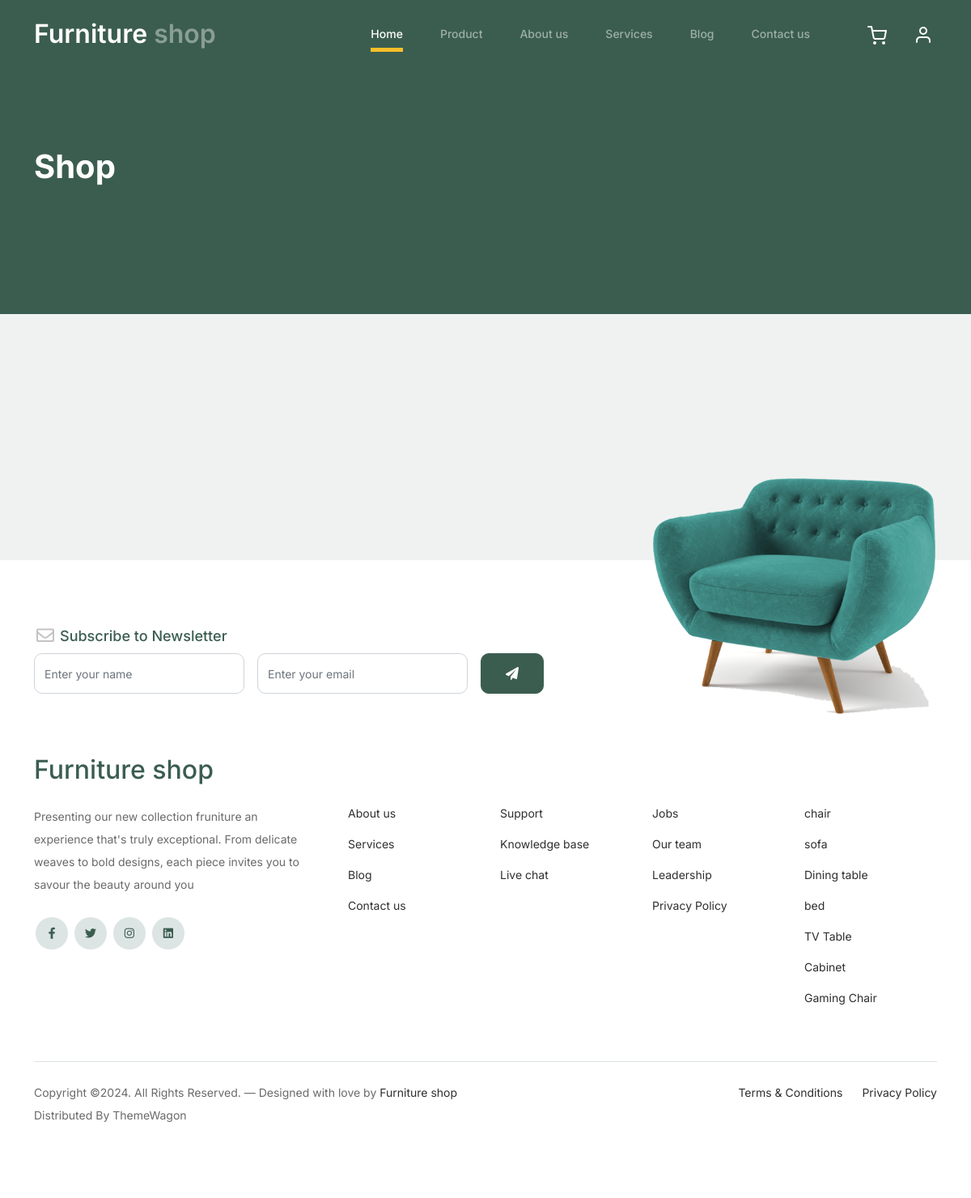
Page /product_filtered/chair / on the committed database.
### Furniture_app/models.py (models this page shows)
class Category_Db(models.Model):
    Category_name=models.CharField(max_length=200,null=True,blank=True)
    Category_image=models.ImageField(upload_to='Category_images',null=True,blank=True)
    Discription=models.TextField(max_length=200,null=True,blank=True)

### Web_App/views.py (the view)
# urls.py: path('product_filtered/<cat_name>/',views.product_filtered,name='product_filtered'),
def product_filtered(request,cat_name):
    cat_d=Category_Db.objects.all()
    data=Product_Db.objects.filter(Product_Category=cat_name)
    return render(request,'product_filtered.html',{'data':data,'cat_d':cat_d})

### Web_App/templates/product_filtered.html (shortened to what this page needs)
<!doctype html>
{% load static %}
<html lang="en">
<head>
		<link href="{% static 'web/css/bootstrap.min.css' %}" rel="stylesheet">
		<link href="https://cdnjs.cloudflare.com/ajax/libs/font-awesome/6.0.0-beta3/css/all.min.css" rel="stylesheet">
		<link href="{% static 'web/css/tiny-slider.css' %}" rel="stylesheet">
		<link href="{% static 'web/css/style.css' %}" rel="stylesheet">
	</head>
	<body>
		<nav class="custom-navbar navbar navbar navbar-expand-md navbar-dark bg-dark" arial-label="Furni navigation bar">
			<div class="container">
				<a class="navbar-brand" href="{% url 'Home_Page' %}">Furniture<span> shop</span></a>
				<div class="collapse navbar-collapse" id="navbarsFurni">
					<ul class="custom-navbar-nav navbar-nav ms-auto mb-2 mb-md-0">
						<li class="nav-item active"><a class="nav-link" href="{% url 'Home_Page' %}">Home</a></li>
						<li><a class="nav-link" href="{% url 'product_page' %}">Product</a></li>
						<li><a class="nav-link" href="{% url 'about_page' %}">About us</a></li>
						<li><a class="nav-link" href="{% url 'services_page' %}">Services</a></li>
						<li><a class="nav-link" href="{% url 'blog_page' %}">Blog</a></li>
						<li><a class="nav-link" href="{% url 'contact_page' %}">Contact us</a></li>
					</ul>
					<ul class="custom-navbar-cta navbar-nav mb-2 mb-md-0 ms-5">
						<li><a class="nav-link" href="{% url 'Cart_Page' %}"><img src="{% static 'web/images/cart.svg' %}"></a></li>
						{% if request.session.Name %}
						<li><a class="nav-link" href="{% url 'User_Sign_out' %}"><img src="{% static 'web/images/user.svg' %}">   {{request.session.Name}} <i style="color: red; font-style:normal;" >/LogOut</i> </a></li>
						{% else %}
						<li><a class="nav-link" href="{% url 'Sign_in' %}"><img src="{% static 'web/images/user.svg' %}"></a></li>
						{% endif %}
					</ul>
				</div>
			</div>
		</nav>
			<div class="hero">
				<div class="container">
					<div class="row justify-content-between">
						<div class="col-lg-5">
							<div class="intro-excerpt">
								<h1>Shop</h1>
							</div>
						</div>
						<div class="col-lg-7">
						</div>
					</div>
				</div>
			</div>
		<div class="untree_co-section product-section before-footer-section">
		</div>
		<footer class="footer-section">
			<div class="container relative">
				<div class="sofa-img">
					<img src="{% static 'web/images/sofa.png' %}" alt="Image" class="img-fluid">
				</div>
				<div class="row">
					<div class="col-lg-8">
						<div class="subscription-form">
							<h3 class="d-flex align-items-center"><span class="me-1"><img src="{% static 'web/images/envelope-outline.svg' %}" alt="Image" class="img-fluid"></span><span>Subscribe to Newsletter</span></h3>
							<form action="#" class="row g-3">
								<div class="col-auto">
									<input type="text" class="form-control" placeholder="Enter your name">
								</div>
								<div class="col-auto">
									<input type="email" class="form-control" placeholder="Enter your email">
								</div>
								<div class="col-auto">
									<button class="btn btn-primary">
										<span class="fa fa-paper-plane"></span>
									</button>
								</div>
							</form>
						</div>
					</div>
				</div>
				<div class="row g-5 mb-5">
					<div class="col-lg-4">
						<div class="mb-4 footer-logo-wrap"><a href="#" class="footer-logo">Furniture <span>shop</span></a></div>
						<p class="mb-4">Presenting our new collection fruniture an experience that's truly exceptional. From delicate weaves to bold designs, each piece invites you to savour the beauty around you</p>
						<ul class="list-unstyled custom-social">
							<li><a href="#"><span class="fa fa-brands fa-facebook-f"></span></a></li>
							<li><a href="#"><span class="fa fa-brands fa-twitter"></span></a></li>
							<li><a href="#"><span class="fa fa-brands fa-instagram"></span></a></li>
							<li><a href="#"><span class="fa fa-brands fa-linkedin"></span></a></li>
						</ul>
					</div>
					<div class="col-lg-8">
						<div class="row links-wrap">
							<div class="col-6 col-sm-6 col-md-3">
								<ul class="list-unstyled">
									<li><a href="{% url 'about_page' %}">About us</a></li>
									<li><a href="#">Services</a></li>
									<li><a href="#">Blog</a></li>
									<li><a href="{% url 'contact_page' %}">Contact us</a></li>
								</ul>
							</div>
							<div class="col-6 col-sm-6 col-md-3">
								<ul class="list-unstyled">
									<li><a href="#">Support</a></li>
									<li><a href="#">Knowledge base</a></li>
									<li><a href="#">Live chat</a></li>
								</ul>
							</div>
							<div class="col-6 col-sm-6 col-md-3">
								<ul class="list-unstyled">
									<li><a href="#">Jobs</a></li>
									<li><a href="#">Our team</a></li>
									<li><a href="#">Leadership</a></li>
									<li><a href="#">Privacy Policy</a></li>
								</ul>
							</div>
							<div class="col-6 col-sm-6 col-md-3">
								<ul class="list-unstyled">
									{% for f in cat_d %}
									<li><a href="{% url 'product_filtered' cat_name=f.Category_name %}">{{f.Category_name}}</a></li>
									{% endfor %}
								</ul>
							</div>
						</div>
					</div>
				</div>
				<div class="border-top copyright">
					<div class="row pt-4">
						<div class="col-lg-6">
							<p class="mb-2 text-center text-lg-start">Copyright &copy;. All Rights Reserved. &mdash; Designed with love by <a href="{% url 'Home_Page' %}">Furniture shop</a> Distributed By <a hreff="https://themewagon.com">ThemeWagon</a>
            </p>
						</div>
						<div class="col-lg-6 text-center text-lg-end">
							<ul class="list-unstyled d-inline-flex ms-auto">
								<li class="me-4"><a href="#">Terms &amp; Conditions</a></li>
								<li><a href="#">Privacy Policy</a></li>
							</ul>
						</div>
					</div>
				</div>
			</div>
		</footer>
	</body>
</html>

### Web_App/static/web/css/style.css (style rules this page uses)
body { overflow-x: hidden; position: relative; }
body { font-family: "Inter", sans-serif; font-weight: 400; line-height: 28px; color: #6a6a6a; font-size: 14px; background-color: #eff2f1; }
a { text-decoration: none; -webkit-transition: .3s all ease; -o-transition: .3s all ease; transition: .3s all ease; color: #2f2f2f; text-decoration: underline; }
.custom-navbar { background: #3b5d50 !important; padding-top: 20px; padding-bottom: 20px; }
.custom-navbar .navbar-brand { font-size: 32px; font-weight: 600; }
.custom-navbar .navbar-brand > span { opacity: .4; }
@media (min-width: 992px) { .custom-navbar .custom-navbar-nav li { margin-left: 15px; margin-right: 15px; } }
.custom-navbar .custom-navbar-nav li a { font-weight: 500; color: #ffffff !important; opacity: .5; -webkit-transition: .3s all ease; -o-transition: .3s all ease; transition: .3s all ease; position: relative; }
@media (min-width: 768px) { .custom-navbar .custom-navbar-nav li a:before { content: ""; position: absolute; bottom: 0; left: 8px; right: 8px; background: #f9bf29; height: 5px; opacity: 1; visibility: visible; width: 0; -webkit-transition: .15s all ease-out; -o-transition: .15s all ease-out; transition: .15s all ease-out; } }
.custom-navbar .custom-navbar-nav li.active a { opacity: 1; }
.custom-navbar .custom-navbar-nav li.active a:before { width: calc(100% - 16px); }
.custom-navbar .custom-navbar-cta { margin-left: 0 !important; -webkit-box-orient: horizontal; -webkit-box-direction: normal; -ms-flex-direction: row; flex-direction: row; }
@media (min-width: 768px) { .custom-navbar .custom-navbar-cta { margin-left: 40px !important; } }
.custom-navbar .custom-navbar-cta li { margin-left: 0px; margin-right: 0px; }
.custom-navbar .custom-navbar-cta li:first-child { margin-right: 20px; }
.hero { background: #3b5d50; padding: calc(4rem - 30px) 0 0rem 0; }
@media (min-width: 768px) { .hero { padding: calc(4rem - 30px) 0 4rem 0; } }
@media (min-width: 992px) { .hero { padding: calc(8rem - 30px) 0 8rem 0; } }
.hero .intro-excerpt { position: relative; z-index: 4; }
@media (min-width: 992px) { .hero .intro-excerpt { max-width: 450px; } }
.hero h1 { font-weight: 700; color: #ffffff; margin-bottom: 30px; }
.btn { font-weight: 600; padding: 12px 30px; border-radius: 30px; color: #ffffff; background: #2f2f2f; border-color: #2f2f2f; }
.btn.btn-primary { background: #3b5d50; border-color: #3b5d50; }
.product-section { padding: 7rem 0; }
.before-footer-section { padding: 7rem 0 12rem 0 !important; }
.footer-section { padding: 80px 0; background: #ffffff; }
.footer-section .relative { position: relative; }
.footer-section a { text-decoration: none; color: #2f2f2f; -webkit-transition: .3s all ease; -o-transition: .3s all ease; transition: .3s all ease; }
.footer-section .subscription-form { margin-bottom: 40px; position: relative; z-index: 2; margin-top: 100px; }
@media (min-width: 992px) { .footer-section .subscription-form { margin-top: 0px; margin-bottom: 80px; } }
.footer-section .subscription-form h3 { font-size: 18px; font-weight: 500; color: #3b5d50; }
.footer-section .subscription-form .form-control { height: 50px; border-radius: 10px; font-family: "Inter", sans-serif; }
.footer-section .subscription-form .btn { border-radius: 10px !important; }
.footer-section .sofa-img { position: absolute; top: -200px; z-index: 1; right: 0; }
.footer-section .sofa-img img { max-width: 380px; }
.footer-section .links-wrap { margin-top: 0px; }
@media (min-width: 992px) { .footer-section .links-wrap { margin-top: 54px; } }
.footer-section .links-wrap ul li { margin-bottom: 10px; }
.footer-section .footer-logo-wrap .footer-logo { font-size: 32px; font-weight: 500; text-decoration: none; color: #3b5d50; }
.footer-section .custom-social li { margin: 2px; display: inline-block; }
.footer-section .custom-social li a { width: 40px; height: 40px; text-align: center; line-height: 40px; display: inline-block; background: #dce5e4; color: #3b5d50; border-radius: 50%; }
.footer-section .border-top { border-color: #dce5e4; }
.footer-section .border-top.copyright { font-size: 14px !important; }
.untree_co-section { padding: 7rem 0; }
.form-control { height: 50px; border-radius: 10px; font-family: "Inter", sans-serif; }

### rows in the picture
Category_Db: Category_name "chair"
Category_Db: Category_name "sofa"
Category_Db: Category_name "Dining table"
Category_Db: Category_name "bed"
Category_Db: Category_name "TV Table"
Category_Db: Category_name "Cabinet"
Category_Db: Category_name "Gaming Chair"
